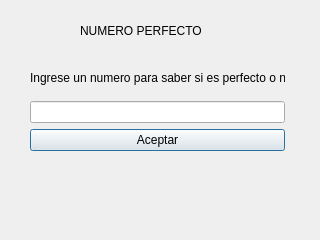
<?xml version="1.0" encoding="UTF-8"?>
<ui version="4.0">
 <class>numeroPerfecto</class>
 <widget class="QDialog" name="numeroPerfecto">
  <property name="geometry">
   <rect>
    <x>0</x>
    <y>0</y>
    <width>320</width>
    <height>240</height>
   </rect>
  </property>
  <property name="windowTitle">
   <string>Dialog</string>
  </property>
  <widget class="QLabel" name="resultPerfecto">
   <property name="geometry">
    <rect>
     <x>30</x>
     <y>170</y>
     <width>249</width>
     <height>34</height>
    </rect>
   </property>
   <property name="text">
    <string/>
   </property>
  </widget>
  <widget class="QWidget" name="layoutWidget">
   <property name="geometry">
    <rect>
     <x>30</x>
     <y>60</y>
     <width>255</width>
     <height>91</height>
    </rect>
   </property>
   <layout class="QGridLayout" name="gridLayout">
    <item row="2" column="0">
     <widget class="QLineEdit" name="txtNumPerfecto"/>
    </item>
    <item row="3" column="0">
     <widget class="QPushButton" name="pbAceptarPerfecto">
      <property name="text">
       <string>Aceptar</string>
      </property>
     </widget>
    </item>
    <item row="1" column="0">
     <widget class="QLabel" name="label_2">
      <property name="text">
       <string>Ingrese un numero para saber si es perfecto o no:</string>
      </property>
     </widget>
    </item>
   </layout>
  </widget>
  <widget class="QLabel" name="label">
   <property name="geometry">
    <rect>
     <x>80</x>
     <y>10</y>
     <width>141</width>
     <height>41</height>
    </rect>
   </property>
   <property name="text">
    <string>NUMERO PERFECTO</string>
   </property>
  </widget>
 </widget>
 <resources/>
 <connections/>
</ui>
